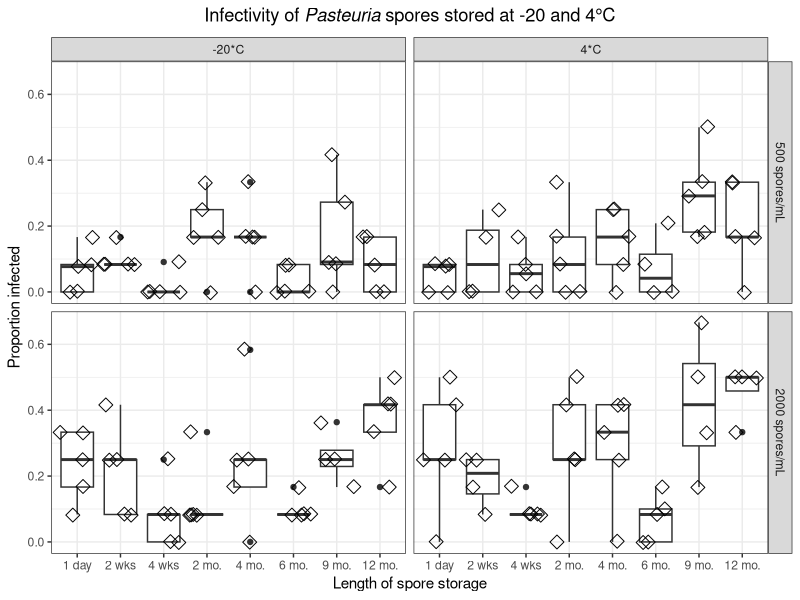
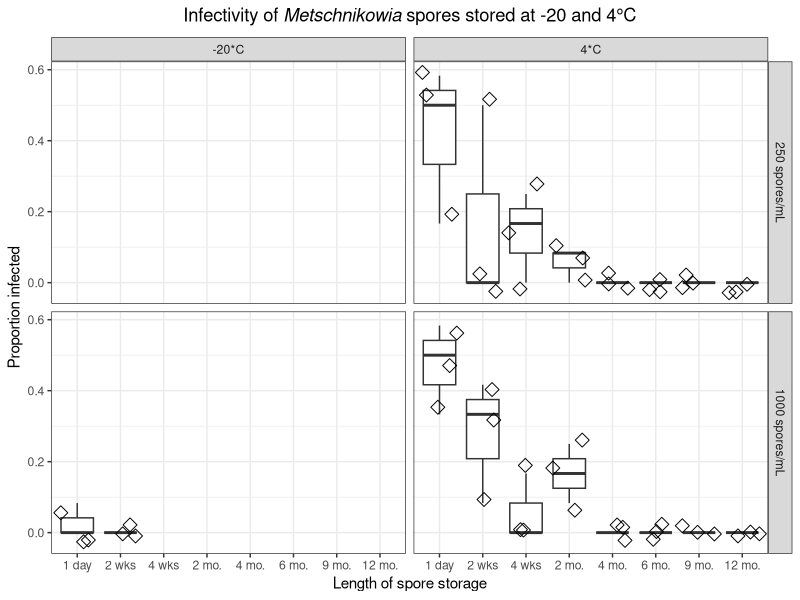
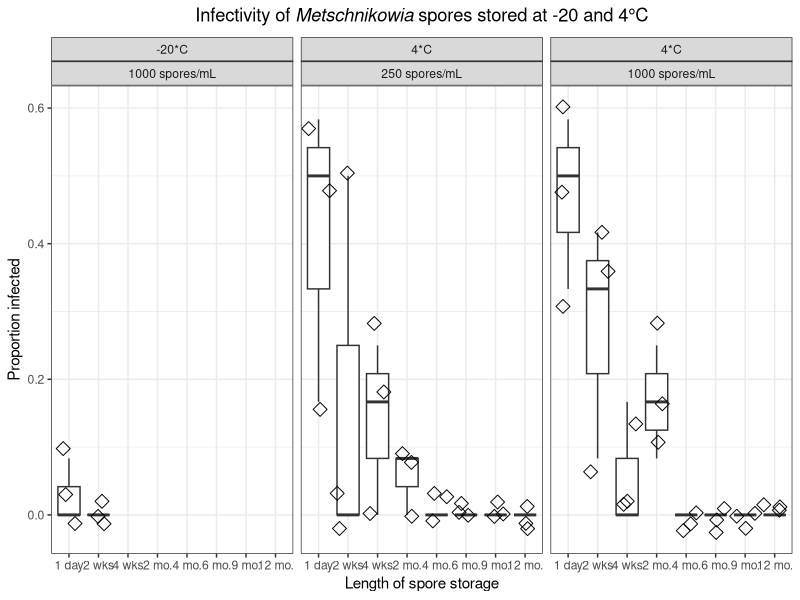
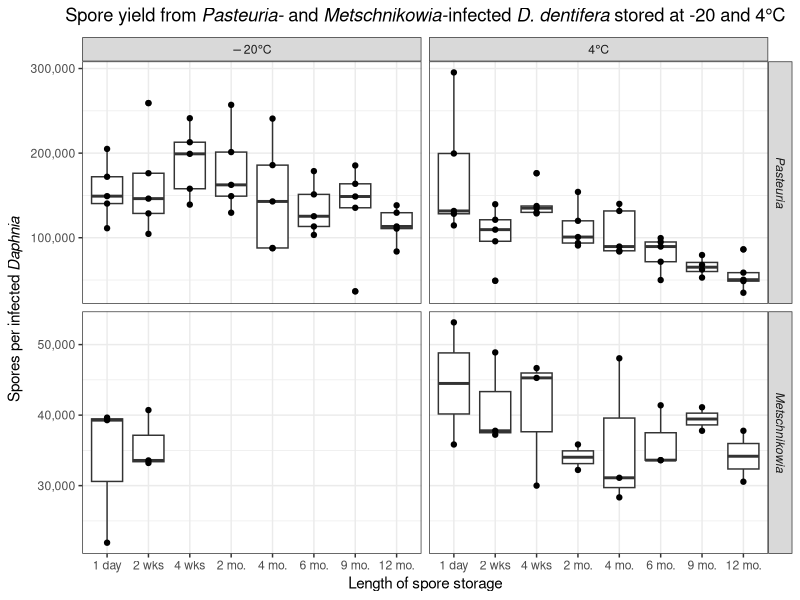

Write the R code that produced these figures, in order.
## ---- chunk 1
knitr::opts_chunk$set(echo = TRUE)
## ---- chunk 2
library(tidyverse)
library(cowplot)
## ---- chunk 3
sporedata <- read.csv("SporeStorage.csv")
colnames(sporedata)

sporedata$reptube <- substr(sporedata$Rep, start = 1, stop = 1)
sporedata$repbeaker <- substr(sporedata$Rep, start = 2, stop = 2)

sporedata$propinf <- sporedata$Infected/sporedata$Total.checked

#NOTE: excluding the one Pasteuria tube that had an oddly low spore count with no explanation noted in lab notebook about how Katie got enough spores to do the exposures
sporedata <- sporedata %>%
  subset(sporedata$Possible.problem < 1)

summarydata <- sporedata %>%
  group_by(Storage.length,Parasite,Dose,Fridge.or.freezer,reptube) %>%
  summarise(sumchecked = sum(Total.checked), suminfected = sum(Infected))

summarydata$propinf <- summarydata$suminfected/summarydata$sumchecked

## ---- chunk 4
summarydata$Storage.length <- plyr::mapvalues(summarydata$Storage.length, from = c("1 day","2 weeks","4 weeks","2 months","4 months","6 months","9 months","1 year"), to = c("1 day","2 wks", "4 wks","2 mo.","4 mo.","6 mo.","9 mo.","12 mo."))

summarydata$Storage.length <- factor(summarydata$Storage.length, 
                                            c("1 day","2 wks", "4 wks","2 mo.","4 mo.","6 mo.","9 mo.","12 mo."))

summarydata$Parasite <- str_replace(summarydata$Parasite,"Metsch","Metschnikowia")

summarydata$Dose <- as.factor(summarydata$Dose)

summarydata$storagetemp <- plyr::mapvalues(summarydata$Fridge.or.freezer, from = c("Fridge","Freezer"), to = c("4*C", "-20*C"))
## ---- chunk 5
summarydata$Dose <- plyr::mapvalues(summarydata$Dose, from = c("500","2000"), to = c("500 spores/mL", "2000 spores/mL"))

pastplottitle <- expression(paste("Infectivity of"~italic("Pasteuria "),"spores stored at -20 and 4°C"))

pastplotplusboxplot <- summarydata %>%
  filter(Parasite=="Pasteuria") %>%
  ggplot(aes(x=Storage.length,y=propinf)) +
  geom_boxplot() +
  geom_point(shape=5,size=3,position=position_jitter()) +
  theme_bw()  + facet_grid(Dose~storagetemp) +
  ggtitle(pastplottitle) +
  theme(plot.title = element_text(hjust = 0.5)) +
  xlab("Length of spore storage") +
  ylab("Proportion infected") +
  theme(legend.position="none")

pastplotplusboxplot
save_plot("pastplotplusboxplot.jpg", pastplotplusboxplot, base_width = 8, base_height = 6)
## ---- chunk 6
summarydata$Dose <- plyr::mapvalues(summarydata$Dose, from = c("250","1000"), to = c("250 spores/mL", "1000 spores/mL"))

metschplottitle <- expression(paste("Infectivity of"~italic("Metschnikowia "),"spores stored at -20 and 4°C"))

metschplotplusboxplot <- summarydata %>%
  filter(Parasite=="Metschnikowia") %>%
  ggplot(aes(x=Storage.length,y=propinf)) +
  geom_boxplot() +
  geom_point(shape=5,size=3,position=position_jitter()) +
  theme_bw()  + facet_grid(Dose~storagetemp) +
  ggtitle(metschplottitle) +
  theme(plot.title = element_text(hjust = 0.5)) +
  xlab("Length of spore storage") +
  ylab("Proportion infected") +
  theme(legend.position="none")

metschplotplusboxplot
save_plot("metschplotplusboxplot.jpg", metschplotplusboxplot, base_width = 8, base_height = 6)

metschplotplusboxplotwrap <- summarydata %>%
  filter(Parasite=="Metschnikowia") %>%
  ggplot(aes(x=Storage.length,y=propinf)) +
  geom_boxplot() +
  geom_point(shape=5,size=3,position=position_jitter()) +
  theme_bw()  + facet_wrap(storagetemp~Dose) +
  ggtitle(metschplottitle) +
  theme(plot.title = element_text(hjust = 0.5)) +
  xlab("Length of spore storage") +
  ylab("Proportion infected") +
  theme(legend.position="none")

metschplotplusboxplotwrap
save_plot("metschplotplusboxplotwrap.jpg", metschplotplusboxplotwrap, base_width = 10, base_height = 3)

## ---- chunk 7
summarydata$lengthdays <- plyr::mapvalues(summarydata$Storage.length, from = c("1 day","2 wks", "4 wks","2 mo.","4 mo.","6 mo.","9 mo.","12 mo."), to = c("1", "14", "28",  "78", "120", "189", "273", "358"))
#str(summarydata)

summarydata$lengthdays <- as.numeric(as.character(summarydata$lengthdays))

#str(summarydata)

summarydata$sumuninfected <- (summarydata$sumchecked - summarydata$suminfected)

metschfridgedata <- summarydata %>%
  subset(Parasite == "Metschnikowia" & Fridge.or.freezer == "Fridge")

# resource for this approach: http://www.simonqueenborough.info/R/stats-basic/glm.html
metschfridgedatay <- cbind(metschfridgedata$suminfected, metschfridgedata$sumuninfected)

metschfridgemodel1<- glm(metschfridgedatay~metschfridgedata$Dose*metschfridgedata$lengthdays,family = binomial)

summary(metschfridgemodel1)

pastdata <- summarydata %>%
  subset(Parasite == "Pasteuria")

pastdatay <- cbind(pastdata$suminfected, pastdata$sumuninfected)

pastmodel1<- glm(pastdatay~pastdata$storagetemp*pastdata$lengthdays*pastdata$Dose,family = binomial)

summary(pastmodel1)
## ---- chunk 8
past500fridgedata <- pastdata %>%
  subset(Dose == "500 spores/mL" & Fridge.or.freezer == "Fridge")

past500fridgedatay <- cbind(past500fridgedata$suminfected, past500fridgedata$sumuninfected)

past500fridgemodel1<- glm(past500fridgedatay~past500fridgedata$lengthdays,family = binomial)

summary(past500fridgemodel1)

past2000fridgedata <- pastdata %>%
  subset(Dose == "2000 spores/mL" & Fridge.or.freezer == "Fridge")

past2000fridgedatay <- cbind(past2000fridgedata$suminfected, past2000fridgedata$sumuninfected)

past2000fridgemodel1<- glm(past2000fridgedatay~past2000fridgedata$lengthdays,family = binomial)

summary(past2000fridgemodel1)

past500freezerdata <- pastdata %>%
  subset(Dose == "500 spores/mL"& Fridge.or.freezer == "Freezer")

past500freezerdatay <- cbind(past500freezerdata$suminfected, past500freezerdata$sumuninfected)

past500freezermodel1<- glm(past500freezerdatay~past500freezerdata$lengthdays,family = binomial)

summary(past500freezermodel1)

past2000freezerdata <- pastdata %>%
  subset(Dose == "2000 spores/mL" & Fridge.or.freezer == "Freezer")

past2000freezerdatay <- cbind(past2000freezerdata$suminfected, past2000freezerdata$sumuninfected)

past2000freezermodel1<- glm(past2000freezerdatay~past2000freezerdata$lengthdays,family = binomial)

summary(past2000freezermodel1)
## ---- chunk 9
sporecountdata <- read.csv("SporeStorageSporeCounts.csv")
sporecountdata <- subset(sporecountdata, Exclude < 1)

sporecountdata$Fridge.or.freezer <- ifelse(sporecountdata$Storage.Temp == 4,"Fridge","Freezer")

sporecountdata$Storage.Length <- factor(sporecountdata$Storage.Length, 
                                            c("1 day","2 wks", "4 wks","2 mo.","4 mo.","6 mo.","9 mo.","12 mo."))

sporecountdata$lengthdays <- plyr::mapvalues(sporecountdata$Storage.Length, from = c("1 day","2 wks", "4 wks","2 mo.","4 mo.","6 mo.","9 mo.","12 mo."), to = c("1", "14", "28",  "78", "120", "189", "273", "358"))

sporecountdata$lengthdays <- as.numeric(as.character(sporecountdata$lengthdays))


metschfridgesporedata <- sporecountdata %>%
  subset(sporecountdata$Parasite == "Metsch" & sporecountdata$Fridge.or.freezer == "Fridge")

metschfridgesporedata$lnSporesperDaphnia <- log(metschfridgesporedata$Spores.per.Daphnia)
metschfridgesporemodel1 <- lm(lnSporesperDaphnia~lengthdays,data=metschfridgesporedata)
summary(metschfridgesporemodel1)
## ---- chunk 10
pastsporedata <- sporecountdata %>%
  subset(sporecountdata$Parasite == "Pasteuria")

pastsporedata$lnSporesperDaphnia <- log(pastsporedata$Spores.per.Daphnia)
pastsporemodel1<- glm(lnSporesperDaphnia~lengthdays*Fridge.or.freezer,family = gaussian,data=pastsporedata)

summary(pastsporemodel1)

#Now looking to see if the decline is significant even in the freezer:
pastfreezersporedata <- pastsporedata %>%
  subset(pastsporedata$Fridge.or.freezer == "Freezer")

pastfreezersporemodel1<- glm(lnSporesperDaphnia~lengthdays,family = gaussian,data=pastfreezersporedata)

summary(pastfreezersporemodel1)
## ---- chunk 11
sporecountdata$Parasite <- plyr::mapvalues(sporecountdata$Parasite, from = c("Pasteuria","Metsch"), to = c("italic('Pasteuria')","italic('Metschnikowia')"))

sporecountdata$Storage.Temp <- plyr::mapvalues(sporecountdata$Storage.Temp, from = c("4","-20"), to = c("4*degree*C","-20*degree*C"))

sporecountdata$Spores.per.Daphnia.div <- sporecountdata$Spores.per.Daphnia/1000

sporecountdata$Parasite <- factor(sporecountdata$Parasite,
                                  c("italic('Pasteuria')","italic('Metschnikowia')"))

sporeplottitle <- expression(paste("Spore yield from"~italic("Pasteuria- "),"and"~italic("Metschnikowia-"),"infected"~italic("D. dentifera "),"stored at -20 and 4°C"))

point <- scales::format_format(big.mark = ",", scientific = FALSE)

sporecountboxplot <- sporecountdata %>%
  ggplot(aes(x=Storage.Length,y=Spores.per.Daphnia)) +
  geom_boxplot() +
  geom_point() +
  theme_bw()  + facet_grid(Parasite~Storage.Temp, scales="free_y",labeller=label_parsed) +
  ggtitle(sporeplottitle) +
  theme(plot.title = element_text(hjust = 0.5)) +
  scale_y_continuous(labels = point) +
#  scale_y_continuous(labels=scales::scientific) +
  xlab("Length of spore storage") +
  ylab(expression(paste("Spores per infected"~italic("Daphnia ")))) 

sporecountboxplot

save_plot("sporecountboxplot.jpg", sporecountboxplot, base_width = 9, base_height = 4)
